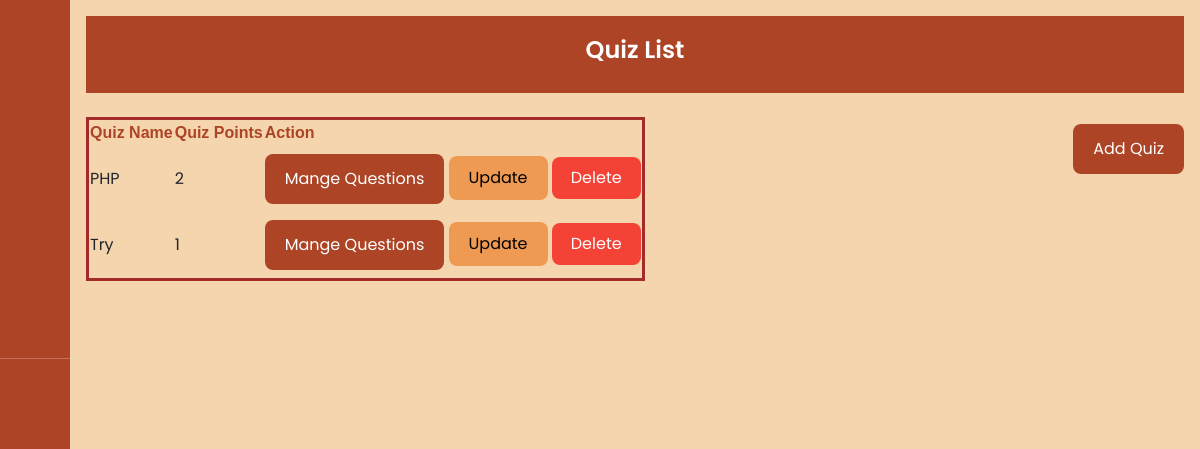
The page /admin/quiz_list.php (signed in) on the database its author committed.
### tables this page shows
CREATE TABLE `tb_quiz` (
  `quiz_id` int(11) NOT NULL,
  `quiz_name` varchar(50) NOT NULL,
  `points` int(50) NOT NULL
);

### function/functions.php (called while the page is built, shortened)
<?php
include('../mysql_connect.php');
function getAll($table)
{
    global $conn;
    $query = "SELECT * FROM $table";
    return $query_run = mysqli_query($conn, $query);
}
?>

### admin/quiz_list.php (the view, shortened to what this page needs)
<?php
include('../auth_session.php');
include('../function/functions.php');
?>
<!doctype html>
<html lang="en">
<head>
    <link href="https://cdn.jsdelivr.net/npm/bootstrap@5.3.3/dist/css/bootstrap.min.css" rel="stylesheet">
    <link rel="stylesheet" type="text/css" href="assets/css/style.css" />
    <link rel="stylesheet" type="text/css" href="assets/css/sidebar.css" />
    <link rel="stylesheet" href="https://cdn.datatables.net/2.0.2/css/dataTables.dataTables.css">
    <link href="https://cdn.lineicons.com/4.0/lineicons.css" rel="stylesheet" />
</head>
<body>
    <div class="d-flex" id="wrapper">
        <?php
        include('sidebar.php');
        ?>
        <div class="main p-3">
            <div id="page-content-wrapper">
                <header>
                    <h1>Quiz List</h1>
                </header>
                <br>
                <button class="btn addbtn float-end" data-bs-toggle="modal" data-bs-target="#addQuizModal">Add Quiz</button>
                <div class="responsive">
                    <table id="example" class="display">
                        <thead>
                            <tr>
                                <th>Quiz Name</th>
                                <th>Quiz Points</th>
                                <th>Action</th>
                            </tr>
                        </thead>
                        <tbody>
                            <?php
                            $quiz = getAll("tb_quiz");
                            if (mysqli_num_rows($quiz) > 0) {
                                foreach ($quiz as $item) {
                            ?>
                                    <tr>
                                        <td><?= $item['quiz_name']; ?></td>
                                        <td><?= $item['points']; ?></td>
                                        <td>
                                            <a href="manage_question.php?quiz_id=<?= $item['quiz_id']; ?>" class="btn addbtn">Mange Questions</a>
                                            <button type="button" class="updatebtn" data-bs-toggle="modal" data-bs-target="#updateModal<?= $item['quiz_id']; ?>">Update</button>
                                            <button type="button" class="deletebtn" data-bs-toggle="modal" data-bs-target="#deleteModal<?= $item['quiz_id']; ?>">Delete</button>
                                        </td>
                                    </tr>
                            <?php
                                }
                            }
                            ?>
                        </tbody>
                    </table>
                </div>
            </div>
        </div>
</body>
</html>

### admin/assets/css/style.css (style rules this page uses)
header { background-color: #ac4425; padding: 20px; text-align: center; font-size: 20px; color: white; }
body { background: #f5d5ae; }
table { border-style: solid; border-width: 3px; border-color: brown; }
th { font-family: "Arial"; color: #ac4425; }
.updatebtn { padding: 10px 20px; margin: 7px 0; border: none; cursor: pointer; background-color: #ef9a53; border-radius: 8px; color: black; }
.deletebtn { padding: 9px 19px; margin: 7px 0; border: none; cursor: pointer; background-color: #f44336; border-radius: 8px; color: white; }
.addbtn { padding: 13px 20px; margin: 7px 0; border: none; cursor: pointer; background-color: #ac4425; border-radius: 8px; color: white; }

### admin/assets/css/sidebar.css (style rules this page uses)
a { text-decoration: none; }
h1 { font-weight: 600; font-size: 1.5rem; }
body { font-family: "Poppins", sans-serif; }
.main { min-height: 100vh; width: 100%; overflow: hidden; transition: all 0.35s ease-in-out; background-color: #f5d5ae; }

### rows shown on the page
tb_quiz: quiz_name "PHP", points "2"
tb_quiz: quiz_name "Try", points "1"
